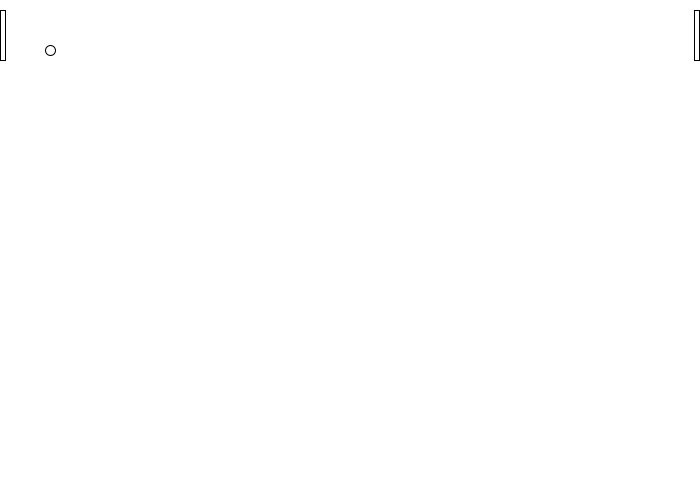
Frame 1 (no input)
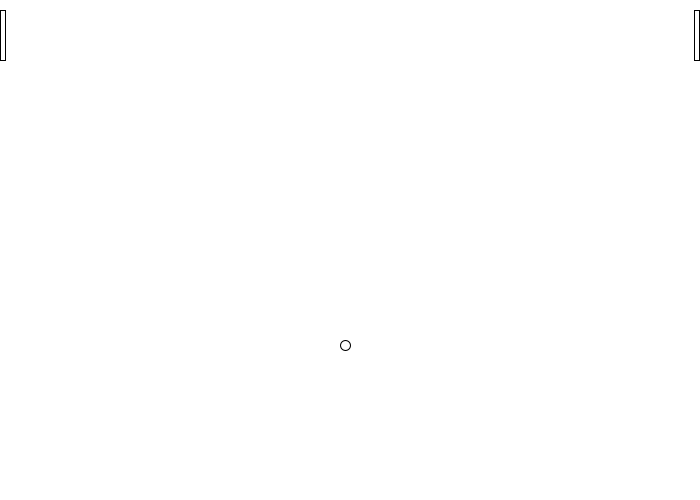
Frame 60 (the mouse pressed at the canvas centre just before this capture)
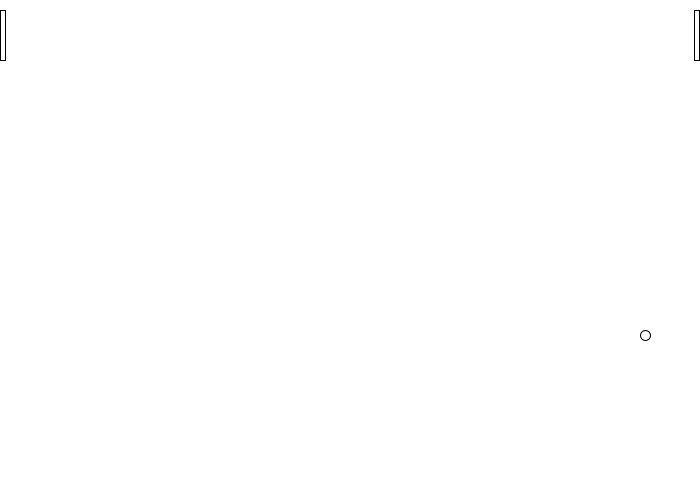
Frame 120 (the mouse held since frame 60 and released just before this capture)

The Processing sketch that drew these frames (run headless with seeded random() and noise(); from frame 60 on, the mouse is pressed at the canvas centre):

// Processing sketch: Test_pong
// ── Test_pong.pde
int x = 50;
int y = 50;
int rect = 0;
int rect1 = 10;
int rect2 = 694;
int rect3 = 10;
int speedx = 5;
int speedy = 5;
int speedrect1 = 2;
int speedrect3 = 2;
boolean Up1 = false;
boolean Up2 = false;
boolean Down1 = false;
boolean Down2 = false;
void setup() {
  size(700, 500);
}


void draw() {
  background(255, 255, 255);
  ellipse ( x, y, 10, 10);
  rect(rect, rect1, 5, 50);
  rect(rect2, rect3, 5, 50);
  x += speedx;
  y += speedy;

  if ( x > 685) {
    speedx = speedx - 5;
  }
  if ( x < 15 ) {
    speedx += 5;
  }
  if ( y > 485) {
    speedy = -5;
  }
  if ( y <= 15) {
    speedy = 5;
  }
{
  if (Up1 == true) {
    rect1 = rect1 -5;
  }
  if (Down1 == true) {
    rect1 = rect1 +5;
  }
  if (Up2 == true) {
    rect3 = rect3 -5;
  }
  if (Down2 == true) {
    rect3 = rect3 +5;}
}
}

void keyPressed(){
if (key == 'w'){Up1 = true;}
if (key == 's'){Down1 = true;}
if (keyCode == UP){Up2 = true;}
if (keyCode == DOWN){Down2 = true;}
}
void keyReleased(){
if (key == 'w'){Up1 = false;}
if (key == 's'){Down1 = false;}
if (keyCode == UP){Up2 = false;}
if (keyCode == DOWN){Down2 = false;}
}
